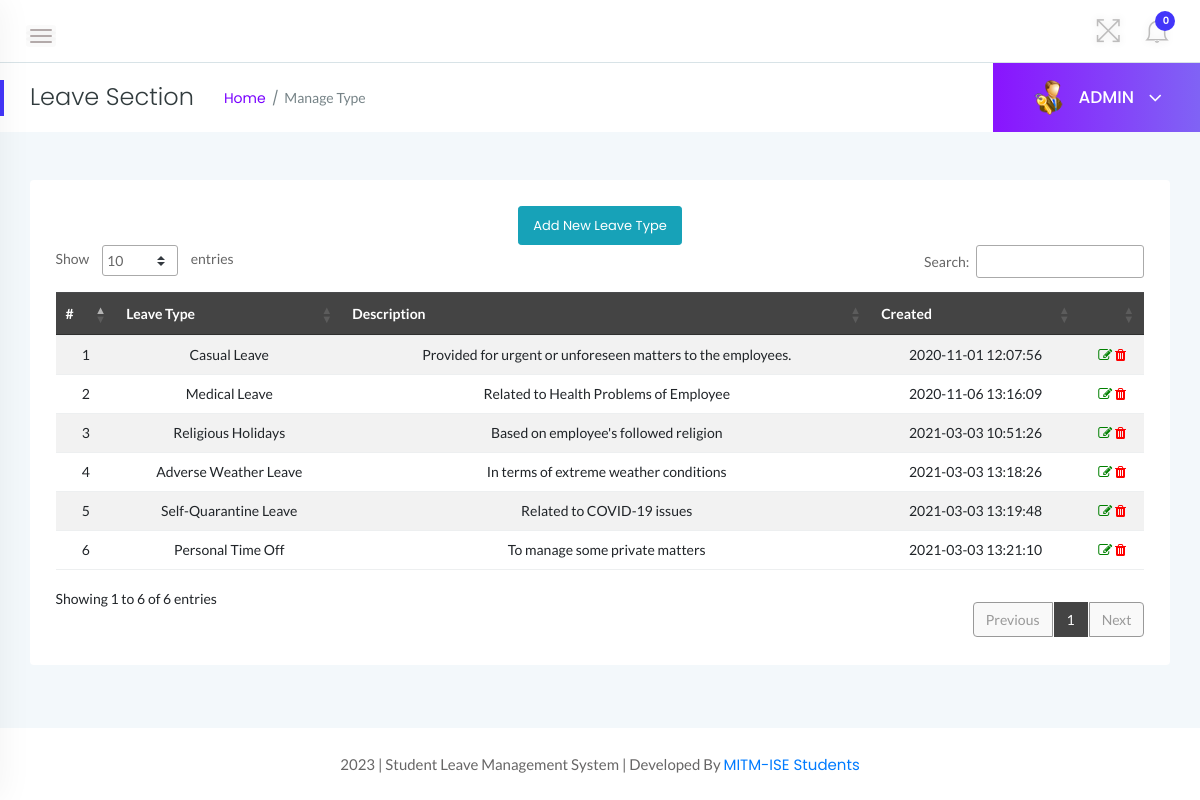
The page /admin/leave-section.php (signed in) on the database its author committed.
### tables this page shows
CREATE TABLE `tblleavetype` (
  `id` int(11) NOT NULL,
  `LeaveType` varchar(200) DEFAULT NULL,
  `Description` mediumtext,
  `CreationDate` timestamp NOT NULL DEFAULT CURRENT_TIMESTAMP
);

### admin/leave-section.php (the view, shortened to what this page needs)
<?php
    if(strlen($_SESSION['alogin'])==0){
    header('location:index.php');
    } else {
?>
<!doctype html>
<html class="no-js" lang="en">
<head>
    <link rel="stylesheet" href="../assets/css/bootstrap.min.css">
    <link rel="stylesheet" href="../assets/css/font-awesome.min.css">
    <link rel="stylesheet" href="../assets/css/themify-icons.css">
    <link rel="stylesheet" href="../assets/css/metisMenu.css">
    <link rel="stylesheet" href="../assets/css/owl.carousel.min.css">
    <link rel="stylesheet" href="../assets/css/slicknav.min.css">
    <link rel="stylesheet" href="https://www.amcharts.com/lib/3/plugins/export/export.css" type="text/css" media="all" />
    <link rel="stylesheet" type="text/css" href="https://cdn.datatables.net/1.10.19/css/jquery.dataTables.css">
    <link rel="stylesheet" type="text/css" href="https://cdn.datatables.net/1.10.18/css/dataTables.bootstrap4.min.css">
    <link rel="stylesheet" type="text/css" href="https://cdn.datatables.net/responsive/2.2.3/css/responsive.bootstrap.min.css">
    <link rel="stylesheet" type="text/css" href="https://cdn.datatables.net/responsive/2.2.3/css/responsive.jqueryui.min.css">
    <link rel="stylesheet" href="../assets/css/typography.css">
    <link rel="stylesheet" href="../assets/css/default-css.css">
    <link rel="stylesheet" href="../assets/css/styles.css">
    <link rel="stylesheet" href="../assets/css/responsive.css">
</head>
<body>
    <div class="page-container">
        <div class="main-content">
            <div class="header-area">
                <div class="row align-items-center">
                    <div class="col-md-6 col-sm-8 clearfix">
                        <div class="nav-btn pull-left">
                            <span></span>
                            <span></span>
                            <span></span>
                        </div>
                    </div>
                    <div class="col-md-6 col-sm-4 clearfix">
                        <ul class="notification-area pull-right">
                        <li id="full-view"><i class="ti-fullscreen"></i></li>
                            <?php include '../includes/admin-notification.php'?>
                        </ul>
                    </div>
                </div>
            </div>
            <div class="page-title-area">
                <div class="row align-items-center">
                    <div class="col-sm-6">
                        <div class="breadcrumbs-area clearfix">
                            <h4 class="page-title pull-left">Leave Section</h4>
                            <ul class="breadcrumbs pull-left">
                                <li><a href="dashboard.php">Home</a></li>
                                <li><span>Manage Type</span></li>
                            </ul>
                        </div>
                    </div>
                    <div class="col-sm-6 clearfix">
                        <div class="user-profile pull-right">
                            <img class="avatar user-thumb" src="../assets/images/admin.png" alt="avatar">
                            <h4 class="user-name dropdown-toggle" data-toggle="dropdown">ADMIN <i class="fa fa-angle-down"></i></h4>
                        </div>
                    </div>
                </div>
            </div>
            <div class="main-content-inner">
                <div class="row">
                    <div class="col-12 mt-5">
                        <div class="card">
                            <div class="card-body">
                                <div class="data-tables datatable-dark">
                                <center><a href="add-leavetype.php" class="btn btn-sm btn-info">Add New Leave Type</a></center>
                                    <table id="dataTable3" class="table table-hover table-striped text-center">
                                        <thead class="text-capitalize">
                                            <tr>
                                                <th>#</th>
                                                <th>Leave Type</th>
                                                <th>Description</th>
                                                <th>Created</th>
                                                <th></th>
                                            </tr>
                                        </thead>
                                        <tbody>
                                        <?php $sql = "SELECT * from tblleavetype";
                                        $query = $dbh -> prepare($sql);
                                        $query->execute();
                                        $results=$query->fetchAll(PDO::FETCH_OBJ);
                                        $cnt=1;
                                        if($query->rowCount() > 0)
                                        {
                                        foreach($results as $result)
                                        {               ?>
                                        <tr>
                                            <td> <?php echo htmlentities($cnt);?></td>
                                            <td><?php echo htmlentities($result->LeaveType);?></td>
                                            <td><?php echo htmlentities($result->Description);?></td>
                                            <td><?php echo htmlentities($result->CreationDate);?></td>
                                            <td><a href="edit-leaveType.php?lid=<?php echo htmlentities($result->id);?>"><i class="fa fa-edit" style="color:green"></i></a>
                                            <a href="leave-section.php?del=<?php echo htmlentities($result->id);?>" onclick="return confirm('Do you want to delete?');"> <i class="fa fa-trash" style="color:red"></i></a> </td>
                                        </tr>
                                         <?php $cnt++;} }?>
                                    </tbody>
                                    </table>
                                </div>
                            </div>
                        </div>
                    </div>
                </div>
                </div>
            </div>
            <?php include '../includes/footer.php' ?>
        </div>
</body>
</html>
<?php } ?>

### assets/css/styles.css (style rules this page uses)
.page-container { width: 100%; height: 100%; min-height: 100vh; padding-left: 280px; -webkit-transition: padding-left 0.3s ease 0s; transition: padding-left 0.3s ease 0s; }
.sbar_collapsed.page-container { padding-left: 0; }
.card { border: none; border-radius: 4px; background-color: #fff; -webkit-transition: all 0.3s ease 0s; transition: all 0.3s ease 0s; }
.card-body { padding: 25.6px; padding: 1.6rem; }
.main-content { width: 100%; background: #f3f8fb; }
.main-content-inner { padding: 0 30px 50px; }
.header-area { padding: 15px 30px; background: #fff; border-bottom: 1px solid #d8e3e7; }
.nav-btn { margin: 10px 30px 0 0; cursor: pointer; }
.nav-btn span { display: block; width: 22px; height: 2px; background: #b3aaaa; margin: 4px 0; border-radius: 15px; -webkit-transition: all 0.3s ease 0s; transition: all 0.3s ease 0s; box-shadow: 0 0 0 4px rgba(99, 96, 96, 0.03); }
.nav-btn span:nth-child(2) { opacity: 0; }
.nav-btn span:first-child { -webkit-transform: rotate(45deg) translate(5px, 5px); transform: rotate(45deg) translate(5px, 5px); }
.nav-btn span:last-child { -webkit-transform: rotate(-45deg) translate(3px, -3px); transform: rotate(-45deg) translate(3px, -3px); }
.sbar_collapsed .nav-btn span { transform: none; opacity: 1; }
.notification-area { -webkit-user-select: none; -moz-user-select: none; -ms-user-select: none; user-select: none; position: relative; z-index: 1; }
.notification-area li { display: inline-block; margin-left: 20px; cursor: pointer; -webkit-user-select: none; -moz-user-select: none; -ms-user-select: none; user-select: none; }
.notification-area li > i { font-size: 26px; color: #bdbcbc; vertical-align: middle; text-shadow: 0 0 8px rgba(0, 0, 0, 0.12); -webkit-transition: color 0.3s ease 0s; transition: color 0.3s ease 0s; }
.notification-area li#full-view { display: inline-block; }
.page-title-area { padding: 0 30px; background: #fff; position: relative; }
.page-title-area:before { content: ""; position: absolute; left: 0; top: 50%; width: 4px; height: 36px; background: var(--primary-color); -webkit-transform: translateY(-50%); transform: translateY(-50%); }
.page-title { font-size: 24px; font-weight: 300; color: #313b3d; letter-spacing: 0; margin-right: 30px; }
ul.breadcrumbs { margin-top: 4px; }
.breadcrumbs li { display: inline-block; }
.breadcrumbs li a, .breadcrumbs li span { display: block; font-size: 14px; font-weight: 400; color: #7801ff; letter-spacing: 0; margin-right: 16px; position: relative; }
.breadcrumbs li a:before { content: "/"; color: #768387; position: absolute; right: -13px; top: 0; }
.breadcrumbs li span { margin-right: 0; color: #768387; text-transform: capitalize; }
.user-profile { margin-right: -30px; display: -webkit-box; display: -ms-flexbox; display: flex; -webkit-box-align: center; -ms-flex-align: center; align-items: center; -ms-flex-wrap: wrap; flex-wrap: wrap; background: -webkit-linear-gradient(left, #8914fe 0%, #8063f5 100%); background: linear-gradient(to right, #8914fe 0%, #8063f5 100%); padding: 17px 38px; position: relative; }
.user-profile img.avatar { height: 35px; width: 35px; border-radius: 50%; margin-right: 12px; }
.user-name { font-size: 17px; font-weight: 500; color: #fff; letter-spacing: 0; cursor: pointer; -webkit-user-select: none; -moz-user-select: none; -ms-user-select: none; user-select: none; }
.user-name i { margin-left: 10px; font-size: 21px; vertical-align: middle; position: relative; }
.notification-area .dropdown-toggle, .user-name.dropdown-toggle { position: relative; }
.notification-area .dropdown-toggle:after, .user-name.dropdown-toggle:after { display: none; }
.btn { padding: 11px 17px; font-size: 13px; letter-spacing: 0; }
.btn-sm { padding: 9px 14px; }
table tr th { border-bottom: none; }
table tr th, table tr td { border-top: 1px solid rgba(120, 130, 140, 0.13) !important; }
table.dataTable.no-footer { border-bottom: 1px solid rgba(120, 130, 140, 0.13) !important; }
table.dataTable thead th, table.dataTable thead td { border-bottom-color: transparent; }
.datatable-dark thead { background: #444; color: #fff; }

### rows shown on the page
tblleavetype: LeaveType "Casual Leave", Description "Provided for urgent or unforeseen matters to the employees.", CreationDate "2020-11-01 12:07:56"
tblleavetype: LeaveType "Medical Leave", Description "Related to Health Problems of Employee", CreationDate "2020-11-06 13:16:09"
tblleavetype: LeaveType "Religious Holidays", Description "Based on employee's followed religion", CreationDate "2021-03-03 10:51:26"
tblleavetype: LeaveType "Adverse Weather Leave", Description "In terms of extreme weather conditions", CreationDate "2021-03-03 13:18:26"
tblleavetype: LeaveType "Self-Quarantine Leave", Description "Related to COVID-19 issues", CreationDate "2021-03-03 13:19:48"
tblleavetype: LeaveType "Personal Time Off", Description "To manage some private matters", CreationDate "2021-03-03 13:21:10"

### other values the page prints
$unreadcount "0"
